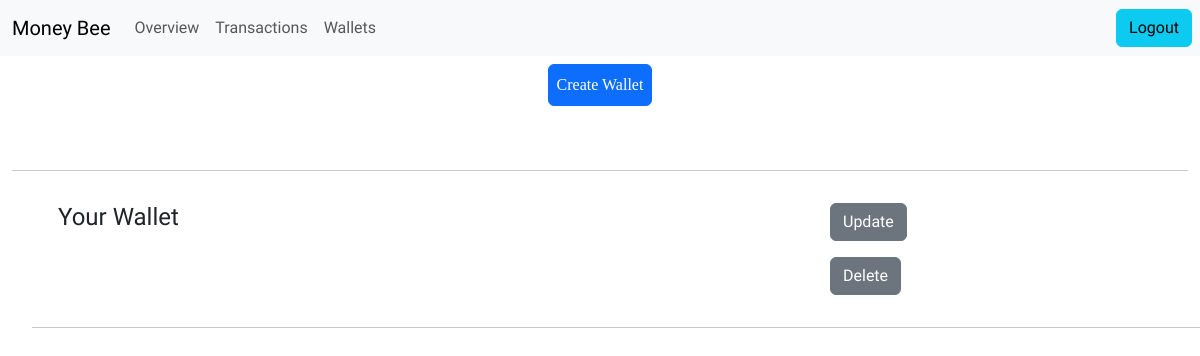
The page /personal/wallets (signed in) on the database as committed earlier.
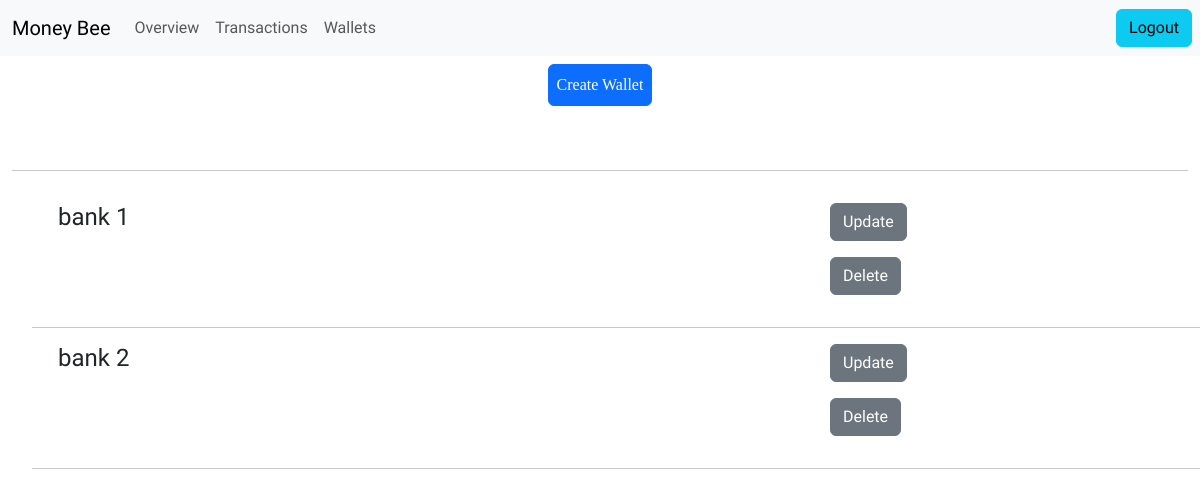
The same page on the database as committed later.
### expense_tracker/models.py (models this page shows, shortened)
class Wallet(models.Model):
    user = models.ForeignKey(
        User, on_delete=models.CASCADE
    )  # Link to the user's account
    name = models.CharField(max_length=100, default="default wallet")  # Wallet name
    balance = models.DecimalField(
        max_digits=10, decimal_places=2, default=0.00
    )  # Initial balance
    class Meta:
        unique_together = [('user', 'name')]

### expense_tracker/views.py (the view)
# urls.py: path('personal/wallets',views.ListWallet.as_view(),name="list_wallet"),
class ListWallet(ListView):
    model = Wallet
    context_object_name="wallets"
    def get_queryset(self):
        user = self.request.user
        queryset = super().get_queryset().filter(user=user)
        return queryset

### expense_tracker/templates/expense_tracker/wallet_list.html (shortened to what this page needs)
{% extends "expense_tracker/personal_home.html" %}
{% block content %}
<div class="container-fluid text-center align-items-center py-2">
    <div>
        <h1>
        <a href={% url 'create_wallet'  %} class="btn btn-primary mb-5 p-2">Create Wallet</a>
        </h1>
    </div>
    <hr>
</div>
<ul>
    {% for wallet in wallets %}
    <div class="container my-2">
        <div class="row">
            <div class="col-md-4">
                <h4>
                    {{ wallet.name }}
                </h4>
            </div>
            <div class="col-md-4">
            </div>
            <div class="col-md-4 d-fex flex-row">
                <div class="container">
                    <a href="{% url 'update_wallet' wallet.pk %}" class="btn btn-secondary">Update</a>
                </div>
                <div class="container">
                    <a href="{% url 'delete_wallet' wallet.pk %}" class="btn btn-secondary my-3">Delete</a>
                </div>
            </div>
        </div>
    </div>
    <hr>
    {% endfor %}
</ul>
{% endblock %}

Rows that differ between the two databases and show on the page:
changed Wallet: name "Your Wallet" → "bank 1"
added Wallet: name "bank 2"
